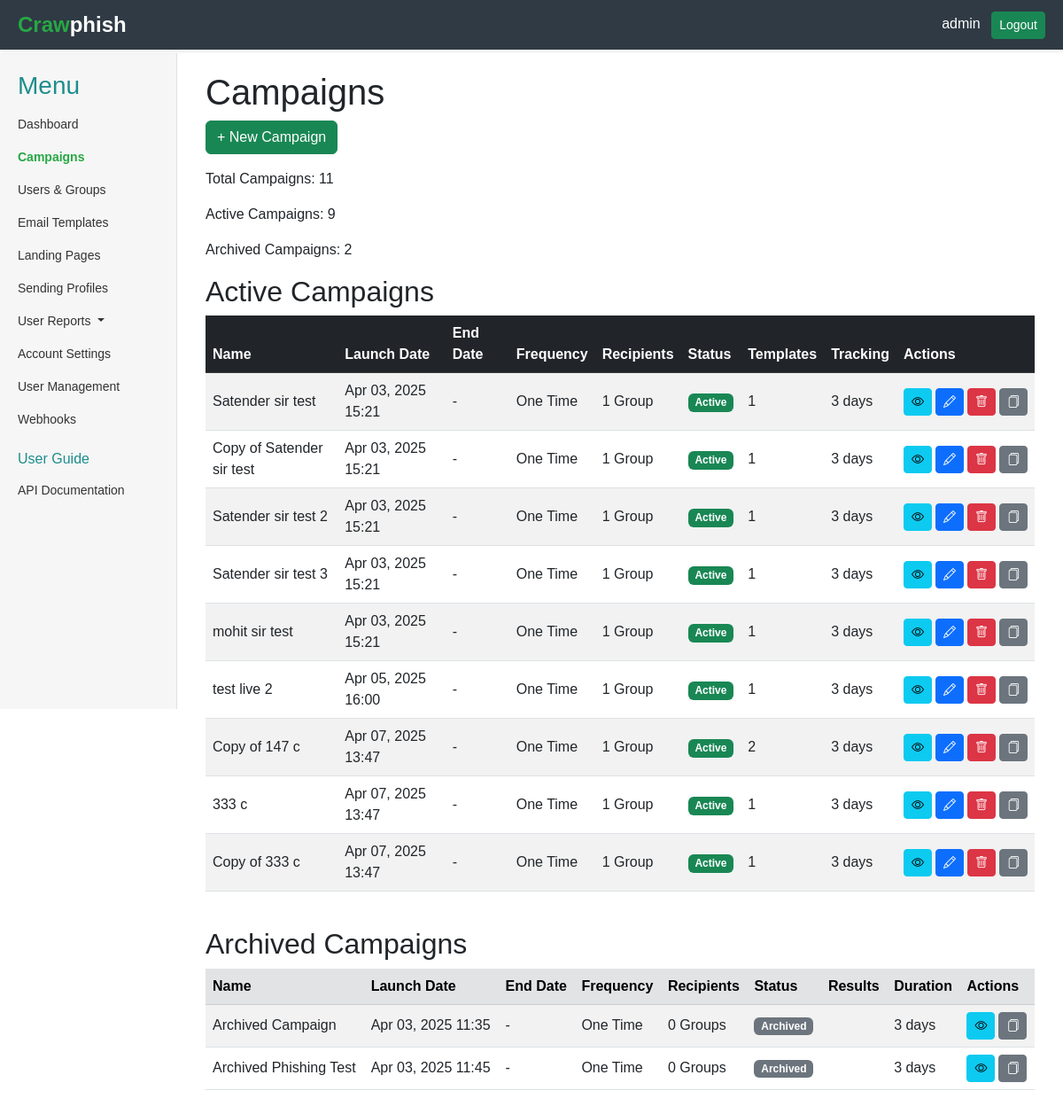
The page /campaigns/ (signed in) on the database its author committed.
### core/models.py (models this page shows, shortened)
class User(AbstractUser):
    position = models.CharField(max_length=100, blank=True, null=True)
    api_key = models.CharField(max_length=100, blank=True, null=True)

class Campaign(models.Model):
    STATUS_CHOICES = (
        ('active', 'Active'),
        ('archived', 'Archived'),
    )
    FREQUENCY_CHOICES = (
        ('one_time', 'One Time'),
        ('weekly', 'Weekly'),
        ('biweekly', 'Biweekly'),
        ('monthly', 'Monthly'),
        ('quarterly', 'Quarterly'),
        ('yearly', 'Yearly'),
    )
    SENDING_PERIOD_CHOICES = (
        ('immediate', 'Immediate'),
        ('over_period', 'Over a Period'),
    )
    name = models.CharField(max_length=100)
    campaign_group = models.ForeignKey(CampaignGroup, on_delete=models.SET_NULL, null=True, blank=True)
    url = models.URLField()
    launch_date = models.DateTimeField(default=timezone.now)
    end_date = models.DateTimeField(null=True, blank=True)
    sending_profile = models.ForeignKey('SendingProfile', on_delete=models.CASCADE)
    groups = models.ManyToManyField('Group', blank=True)
    status = models.CharField(max_length=10, choices=STATUS_CHOICES, default='active')
    send_to_all_users = models.BooleanField(
        default=False,
        help_text="If checked, sends to all ExternalUsers; if unchecked, sends to selected groups"
    )
    frequency = models.CharField(
        max_length=20,
        choices=FREQUENCY_CHOICES,
        default='one_time',
        help_text="How often the campaign should run"
    )
    sending_period_type = models.CharField(
        max_length=20,
        choices=SENDING_PERIOD_CHOICES,
        default='immediate',
        help_text="Whether emails are sent all at once or spread out"
    )
    sending_period_days = models.PositiveIntegerField(
        null=True,
        blank=True,
        help_text="Number of days to spread sending if 'Over a Period' is selected"
    )
    track_activity_duration = models.PositiveIntegerField(
        default=3,
        help_text="Number of days to track user activity after the campaign ends"
    )
    track_replied_emails = models.BooleanField(
        default=False,
        help_text="Track if users reply to the phishing email"
    )
    email_templates = models.ManyToManyField(
        'EmailTemplate',
        help_text="Multiple email templates to choose from during the campaign"
    )
    landing_pages = models.ManyToManyField(
        'LandingPage',
        help_text="Multiple landing pages to show after a click"
    )
    clicker_groups = models.ManyToManyField(
        'ClickerGroup',
        blank=True,
        help_text="Groups to add users who click links"
    )
    submitter_groups = models.ManyToManyField(
        'SubmitterGroup',
        blank=True,
        help_text="Groups to add users who enter passwords"
    )
    send_report_after_end = models.BooleanField(
        default=False,
        help_text="Send an email report when the campaign ends"
    )
    hide_from_dashboard = models.BooleanField(
        default=False,
        help_text="Hide campaign data from the dashboard"
    )

### core/views.py (the view)
# urls.py: path('campaigns/', views.CampaignListView.as_view(), name='campaigns'),
class CampaignListView(LoginRequiredMixin, ListView):
    model = Campaign
    template_name = 'core/campaigns.html'
    context_object_name = 'campaigns'
    def get_context_data(self, **kwargs):
        context = super().get_context_data(**kwargs)
        context['active_campaigns'] = Campaign.objects.filter(status='active')
        context['archived_campaigns'] = Campaign.objects.filter(status='archived')
        return context

### core/templates/core/campaigns.html (shortened to what this page needs)
{% extends 'core/base.html' %}
{% block content %}
<div class="container">
    <h1>Campaigns</h1>
    <a href="{% url 'core:campaign_create' %}" class="btn btn-success mb-3" data-bs-toggle="tooltip" title="Create a new phishing campaign">+ New Campaign</a>
    <p>Total Campaigns: {{ campaigns|length }}</p>
    <p>Active Campaigns: {{ active_campaigns|length}}</p>
    <p>Archived Campaigns: {{archived_campaigns|length}}</p>
    {% if active_campaigns %}
        <h2>Active Campaigns</h2>
        <div class="table-responsive">
            <table class="table table-striped table-hover align-middle">
                <thead class="table-dark">
                    <tr>
                        <th>Name</th>
                        <th>Launch Date</th>
                        <th>End Date</th>
                        <th>Frequency</th>
                        <th>Recipients</th>
                        <th>Status</th>
                        <th>Templates</th>
                        <th>Tracking</th>
                        <th>Actions</th>
                    </tr>
                </thead>
                <tbody>
                    {% for campaign in active_campaigns %}
                        <tr>
                            <td>{{ campaign.name }}</td>
                            <td>{{ campaign.launch_date|date:"M d, Y H:i" }}</td>
                            <td>{{ campaign.end_date|date:"M d, Y H:i"|default:"-" }}</td>
                            <td>{{ campaign.get_frequency_display }}</td>
                            <td>
                                {% if campaign.send_to_all_users %}
                                    All Users
                                {% else %}
                                    {{ campaign.groups.count }} Group{{ campaign.groups.count|pluralize }}
                                {% endif %}
                            </td>
                            <td><span class="badge bg-success">{{ campaign.get_status_display }}</span></td>
                            <td>{{ campaign.email_templates.count }}</td>
                            <td>{{ campaign.track_activity_duration }} days</td>
                            <td>
                                <div class="d-flex gap-1">
                                    <a href="{% url 'core:campaign_detail' campaign.pk %}" class="btn btn-info btn-sm" data-bs-toggle="tooltip" title="View details">
                                        <i class="bi bi-eye"></i>
                                    </a>
                                    <a href="{% url 'core:campaign_edit' campaign.pk %}" class="btn btn-primary btn-sm" data-bs-toggle="tooltip" title="Edit">
                                        <i class="bi bi-pencil"></i>
                                    </a>
                                    <form action="{% url 'core:campaign_delete' campaign.pk %}" method="post">
                                        <button type="submit" class="btn btn-danger btn-sm" data-bs-toggle="tooltip" title="Delete" onclick="return confirm('Delete {{ campaign.name }}?')">
                                            <i class="bi bi-trash"></i>
                                        </button>
                                    </form>
                                    <a href="{% url 'core:campaign_copy' campaign.pk %}" class="btn btn-secondary btn-sm" data-bs-toggle="tooltip" title="Duplicate">
                                        <i class="bi bi-files"></i>
                                    </a>
                                </div>
                            </td>
                        </tr>
                    {% endfor %}
                </tbody>
            </table>
        </div>
    {% else %}
        <div class="alert alert-info">No active campaigns found.</div>
    {% endif %}
    {% if archived_campaigns %}
        <h2 class="mt-4">Archived Campaigns</h2>
        <div class="table-responsive">
            <table class="table table-striped table-hover align-middle">
                <thead class="table-secondary">
                    <tr>
                        <th>Name</th>
                        <th>Launch Date</th>
                        <th>End Date</th>
                        <th>Frequency</th>
                        <th>Recipients</th>
                        <th>Status</th>
                        <th>Results</th>
                        <th>Duration</th>
                        <th>Actions</th>
                    </tr>
                </thead>
                <tbody>
                    {% for campaign in archived_campaigns %}
                        <tr>
                            <td>{{ campaign.name }}</td>
                            <td>{{ campaign.launch_date|date:"M d, Y H:i" }}</td>
                            <td>{{ campaign.end_date|date:"M d, Y H:i"|default:"-" }}</td>
                            <td>{{ campaign.get_frequency_display }}</td>
                            <td>
                                {% if campaign.send_to_all_users %}
                                    All Users
                                {% else %}
                                    {{ campaign.groups.count }} Group{{ campaign.groups.count|pluralize }}
                                {% endif %}
                            </td>
                            <td><span class="badge bg-secondary">{{ campaign.get_status_display }}</span></td>
                            <td>
                            </td>
                            <td>{{ campaign.track_activity_duration }} days</td>
                            <td>
                                <div class="d-flex gap-1">
                                    <a href="{% url 'core:campaign_detail' campaign.pk %}" class="btn btn-info btn-sm">
                                        <i class="bi bi-eye"></i>
                                    </a>
                                    <a href="{% url 'core:campaign_copy' campaign.pk %}" class="btn btn-secondary btn-sm">
                                        <i class="bi bi-files"></i>
                                    </a>
                                </div>
                            </td>
                        </tr>
                    {% endfor %}
                </tbody>
            </table>
        </div>
    {% else %}
        <div class="alert alert-info mt-4">No archived campaigns found.</div>
    {% endif %}
</div>
{% endblock %}

### core/templates/core/base.html (shortened to what this page needs)
<!DOCTYPE html>
<html lang="en">
<head>
    <link rel="stylesheet" href="https://cdn.jsdelivr.net/npm/bootstrap-icons@1.11.1/font/bootstrap-icons.css">
    <link href="https://cdn.jsdelivr.net/npm/bootstrap@5.3.0/dist/css/bootstrap.min.css" rel="stylesheet">
</head>
<body>
    <div class="container-fluid">
        {% if request.user.is_authenticated %}
            <div class="header">
                <div class="logo">
                    <span style="color: #28a745;">Craw</span> phish
                </div>
                <div>
                    <span class="text-white me-2">{{ request.user.username }}</span>
                    <a href="{% url 'logout' %}" class="btn btn-success btn-sm">Logout</a>
                </div>
            </div>
        {% endif %}
        <div class="main-content-wrapper {% if not request.user.is_authenticated %}unauthenticated{% endif %}">
            {% if request.user.is_authenticated %}
                <div class="sidebar">
                    <h3 style="color: rgb(31, 141, 141);">Menu</h3>
                    <ul class="nav flex-column">
                        <li class="nav-item">
                            <a class="nav-link {% if request.resolver_match.url_name == 'dashboard' %}active{% endif %}" href="{% url 'core:dashboard' %}">Dashboard</a>
                        </li>
                        <li class="nav-item">
                            <a class="nav-link {% if request.resolver_match.url_name == 'campaigns' %}active{% endif %}" href="{% url 'core:campaigns' %}">Campaigns</a>
                        </li>
                        <li class="nav-item">
                            <a class="nav-link {% if request.resolver_match.url_name == 'users_groups' %}active{% endif %}" href="{% url 'core:users_groups' %}">Users & Groups</a>
                        </li>
                        <li class="nav-item">
                            <a class="nav-link {% if request.resolver_match.url_name == 'email_templates' %}active{% endif %}" href="{% url 'core:email_templates' %}">Email Templates</a>
                        </li>
                        <li class="nav-item">
                            <a class="nav-link {% if request.resolver_match.url_name == 'landing_pages' %}active{% endif %}" href="{% url 'core:landing_pages' %}">Landing Pages</a>
                        </li>
                        <li class="nav-item">
                            <a class="nav-link {% if request.resolver_match.url_name == 'sending_profiles' %}active{% endif %}" href="{% url 'core:sending_profiles' %}">Sending Profiles</a>
                        </li>
                        <li class="nav-item dropdown">
                            <a class="nav-link dropdown-toggle split" href="" id="userReportsDropdown" role="button" data-bs-toggle="dropdown" aria-expanded="false">
                              User Reports
                            </a>
                          </li>
                        <li class="nav-item">
                            <a class="nav-link {% if request.resolver_match.url_name == 'settings' %}active{% endif %}" href="{% url 'core:settings' %}">Account Settings</a>
                        </li>
                        {% if request.user.is_superuser %}
                            <li class="nav-item">
                                <a class="nav-link {% if request.resolver_match.url_name == 'user_management' %}active{% endif %}" href="{% url 'core:user_management' %}">User Management</a>
                            </li>
                        {% endif %}
                        <li class="nav-item">
                            <a class="nav-link {% if request.resolver_match.url_name == 'webhooks' %}active{% endif %}" href="{% url 'core:webhooks' %}">Webhooks</a>
                        </li>
                        <li class="nav-item">
                            <h6 style="color: rgb(31, 141, 141);" class="mt-3">User Guide</h6>
                        </li>
                        <li class="nav-item">
                            <a class="nav-link" href="#">API Documentation</a>
                        </li>
                    </ul>
                </div>
            {% endif %}
            <div class="main-content {% if not request.user.is_authenticated %}unauthenticated{% endif %}">
                {% block content %}{% endblock %}
            </div>
        </div>
    </div>
</body>
</html>

### core/templates/core/base.html (style rules this page uses)
body { margin: 0; font-family: Arial, sans-serif; }
.container-fluid { padding: 0; min-height: 100vh; display: flex; flex-direction: column; }
.header { background-color: #2F3A44; color: white; padding: 10px 20px; display: flex; justify-content: space-between; align-items: center; width: 100%; box-shadow: 0 2px 4px rgba(0, 0, 0, 0.1); position: fixed; top: 0; left: 0; z-index: 1000; }
.header .logo { font-size: 24px; font-weight: bold; display: flex; align-items: center; }
.main-content-wrapper { display: flex; flex: 1; margin-top: 60px; }
.sidebar { width: 200px; background-color: #F5F6F5; padding: 20px; border-right: 1px solid #dee2e6; height: calc(100vh - 60px); position: fixed; top: 60px; left: 0; z-index: 999; }
.sidebar .nav-link { color: #333; padding: 8px 0; font-size: 14px; }
.sidebar .nav-link.active { color: #28a745; font-weight: bold; }
.main-content { flex: 1; margin-left: 200px; padding: 20px; }

### rows shown on the page
User: user.username "admin"
Campaign: name "Satender sir test", launch_date "Apr 03, 2025 15:21", end_date "-", frequency "One Time", groups.count "1", status "Active", email_templates.count "1", track_activity_duration "3"
Campaign: name "Copy of Satender sir test", launch_date "Apr 03, 2025 15:21", end_date "-", frequency "One Time", groups.count "1", status "Active", email_templates.count "1", track_activity_duration "3"
Campaign: name "Satender sir test 2", launch_date "Apr 03, 2025 15:21", end_date "-", frequency "One Time", groups.count "1", status "Active", email_templates.count "1", track_activity_duration "3"
Campaign: name "Satender sir test 3", launch_date "Apr 03, 2025 15:21", end_date "-", frequency "One Time", groups.count "1", status "Active", email_templates.count "1", track_activity_duration "3"
Campaign: name "mohit sir test", launch_date "Apr 03, 2025 15:21", end_date "-", frequency "One Time", groups.count "1", status "Active", email_templates.count "1", track_activity_duration "3"
Campaign: name "test live 2", launch_date "Apr 05, 2025 16:00", end_date "-", frequency "One Time", groups.count "1", status "Active", email_templates.count "1", track_activity_duration "3"
Campaign: name "Copy of 147 c", launch_date "Apr 07, 2025 13:47", end_date "-", frequency "One Time", groups.count "1", status "Active", email_templates.count "2", track_activity_duration "3"
Campaign: name "333 c", launch_date "Apr 07, 2025 13:47", end_date "-", frequency "One Time", groups.count "1", status "Active", email_templates.count "1", track_activity_duration "3"
Campaign: name "Copy of 333 c", launch_date "Apr 07, 2025 13:47", end_date "-", frequency "One Time", groups.count "1", status "Active", email_templates.count "1", track_activity_duration "3"
Campaign: name "Archived Campaign", launch_date "Apr 03, 2025 11:35", end_date "-", frequency "One Time", groups.count "0", status "Archived", track_activity_duration "3"
Campaign: name "Archived Phishing Test", launch_date "Apr 03, 2025 11:45", end_date "-", frequency "One Time", groups.count "0", status "Archived", track_activity_duration "3"

### other values the page prints
{{ campaigns|length }} "11"
{{ active_campaigns|length }} "9"
{{ archived_campaigns|length }} "2"
